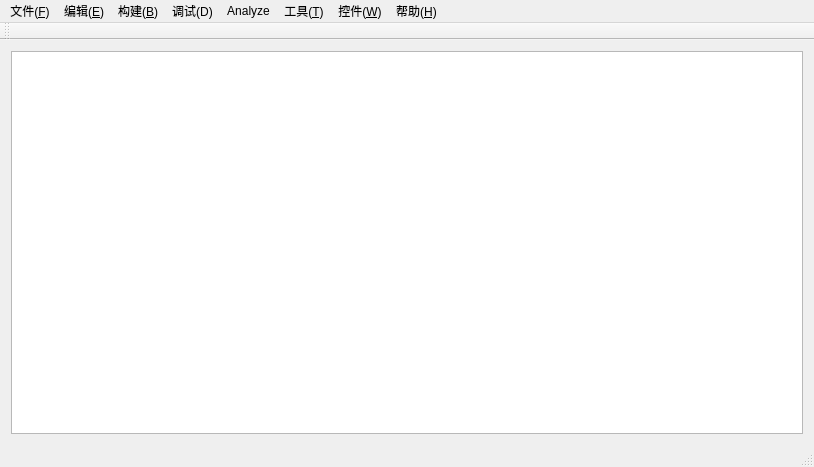
<?xml version="1.0" encoding="UTF-8"?>
<ui version="4.0">
 <class>MainWindow</class>
 <widget class="QMainWindow" name="MainWindow">
  <property name="geometry">
   <rect>
    <x>0</x>
    <y>0</y>
    <width>814</width>
    <height>467</height>
   </rect>
  </property>
  <property name="windowTitle">
   <string>MainWindow</string>
  </property>
  <widget class="QWidget" name="centralWidget">
   <layout class="QGridLayout" name="gridLayout">
    <item row="0" column="0">
     <widget class="QTextEdit" name="textEdit">
      <property name="font">
       <font>
        <family>Consolas</family>
        <pointsize>12</pointsize>
       </font>
      </property>
     </widget>
    </item>
   </layout>
  </widget>
  <widget class="QMenuBar" name="menuBar">
   <property name="geometry">
    <rect>
     <x>0</x>
     <y>0</y>
     <width>814</width>
     <height>21</height>
    </rect>
   </property>
   <widget class="QMenu" name="menu_N">
    <property name="title">
     <string>文件(&amp;F)</string>
    </property>
    <addaction name="newAction"/>
    <addaction name="openAction"/>
    <addaction name="saveAction"/>
   </widget>
   <widget class="QMenu" name="menu_E">
    <property name="title">
     <string>编辑(&amp;E)</string>
    </property>
   </widget>
   <widget class="QMenu" name="menu_B">
    <property name="title">
     <string>构建(&amp;B)</string>
    </property>
   </widget>
   <widget class="QMenu" name="menu_D">
    <property name="title">
     <string>调试(D)</string>
    </property>
   </widget>
   <widget class="QMenu" name="menuAnalyze">
    <property name="title">
     <string>Analyze</string>
    </property>
   </widget>
   <widget class="QMenu" name="menu_T">
    <property name="title">
     <string>工具(&amp;T)</string>
    </property>
   </widget>
   <widget class="QMenu" name="menu_W">
    <property name="title">
     <string>控件(&amp;W)</string>
    </property>
   </widget>
   <widget class="QMenu" name="menu_H">
    <property name="title">
     <string>帮助(&amp;H)</string>
    </property>
   </widget>
   <addaction name="menu_N"/>
   <addaction name="menu_E"/>
   <addaction name="menu_B"/>
   <addaction name="menu_D"/>
   <addaction name="menuAnalyze"/>
   <addaction name="menu_T"/>
   <addaction name="menu_W"/>
   <addaction name="menu_H"/>
  </widget>
  <widget class="QToolBar" name="mainToolBar">
   <attribute name="toolBarArea">
    <enum>TopToolBarArea</enum>
   </attribute>
   <attribute name="toolBarBreak">
    <bool>false</bool>
   </attribute>
  </widget>
  <widget class="QStatusBar" name="statusBar"/>
  <action name="newAction">
   <property name="text">
    <string>新建(&amp;N)</string>
   </property>
  </action>
  <action name="openAction">
   <property name="text">
    <string>打开(&amp;O)</string>
   </property>
  </action>
  <action name="saveAction">
   <property name="text">
    <string>另存为(&amp;S)</string>
   </property>
  </action>
 </widget>
 <layoutdefault spacing="6" margin="11"/>
 <resources/>
 <connections/>
</ui>
